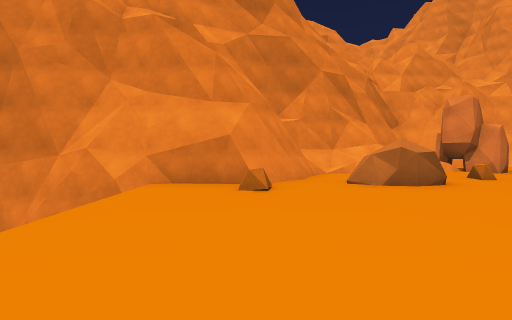
[1] (above)

24 first-person views from a walk through a Unity game level. The camera is 1.4 m above the floor, tilts 2° down and sees 80° across. The floor is counted in squares, 2 m on a side. Each view is taken from the middle of a square. On the plan, view 1 faces up. The plan holds only what a view shows up to about 10 squares ahead; the rest is blank. The place goes on beyond the plan. Some surface patterns are stand-ins.

[2]
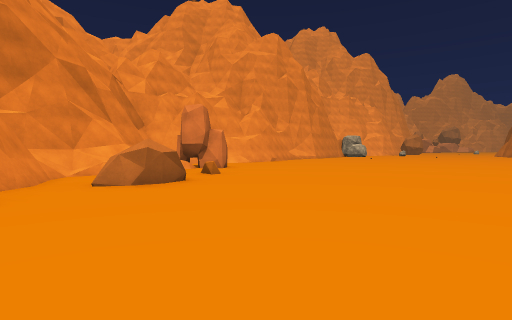

[3]
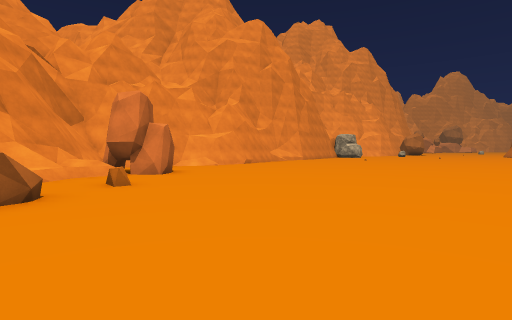

[4]
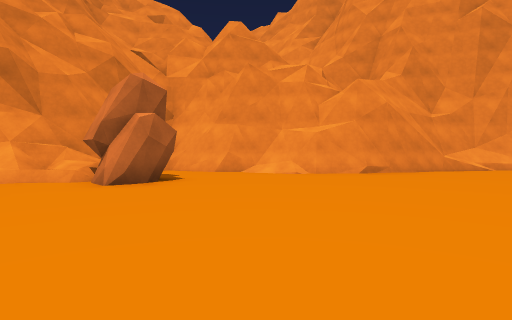

[5]
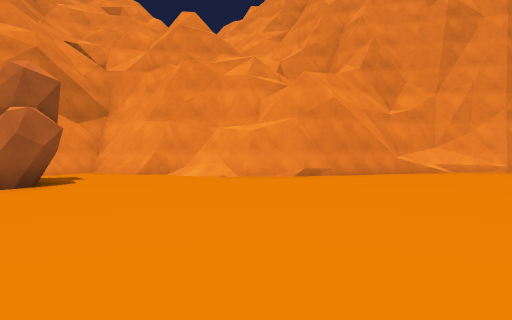

[6]
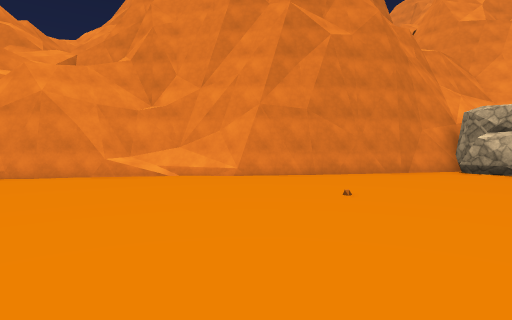

[7]
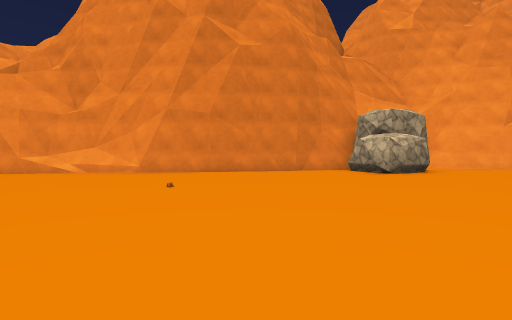

[8]
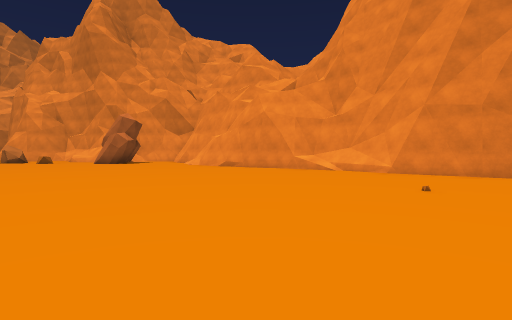

[9]
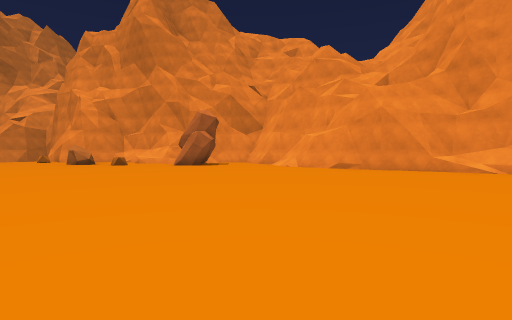

[10]
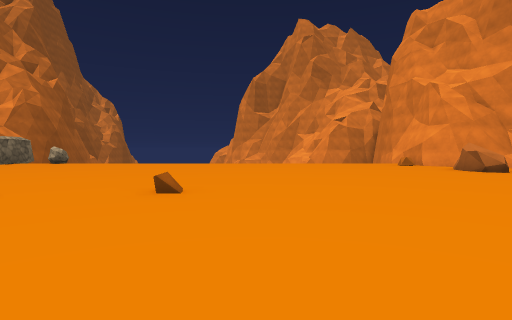

[11]
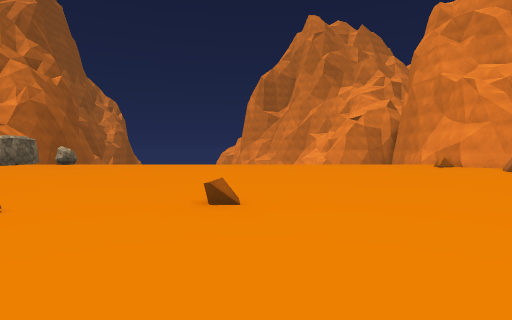

[12]
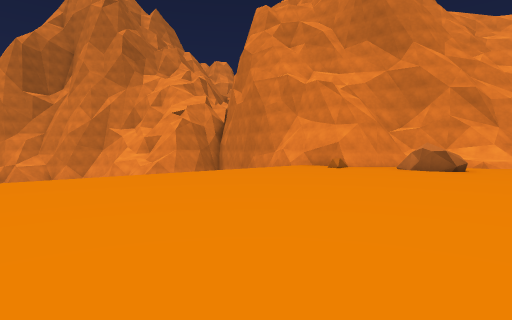

[13]
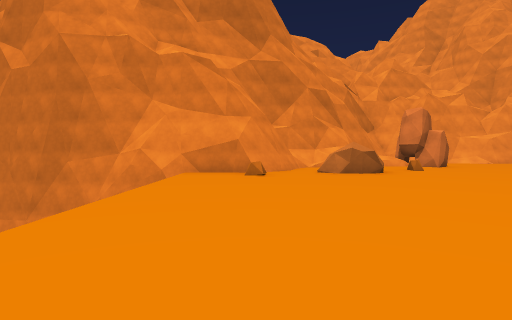

[14]
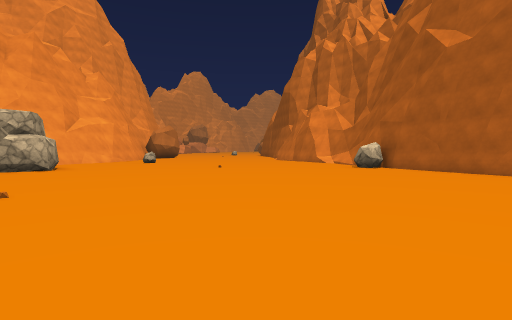

[15]
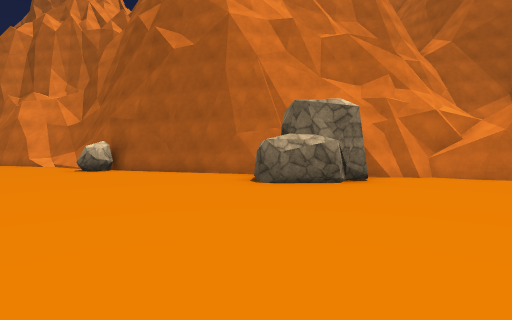

[16]
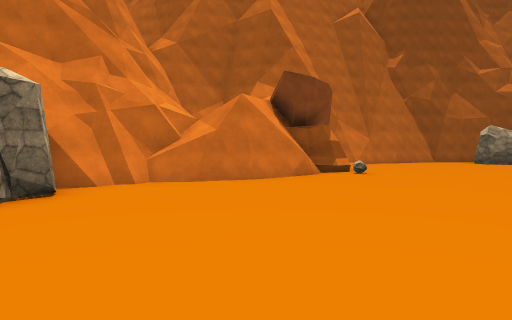

[17]
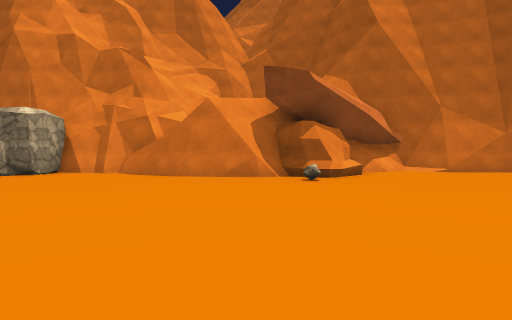

[18]
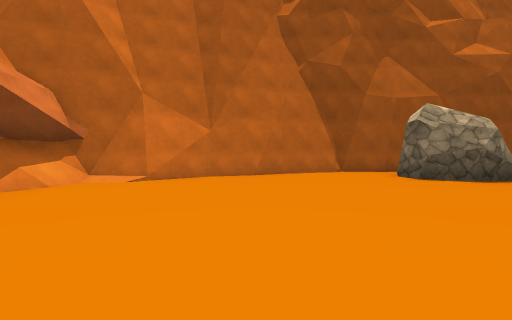

[19]
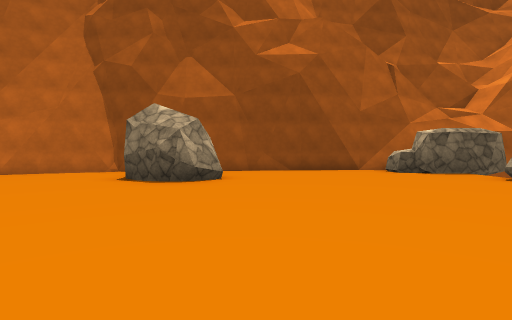

[20]
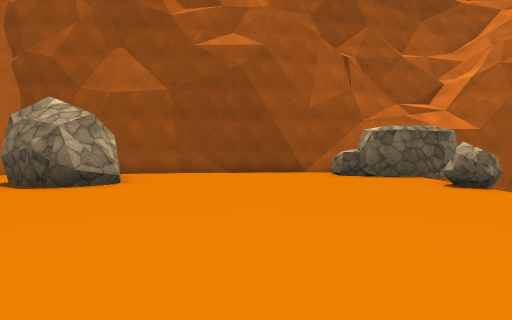

[21]
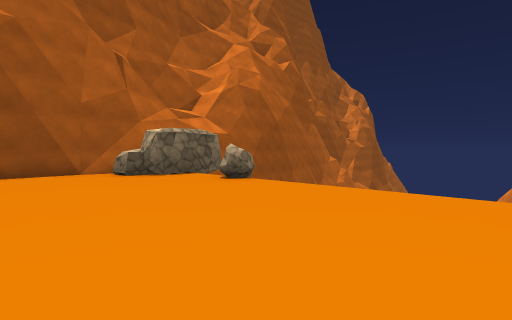

[22]
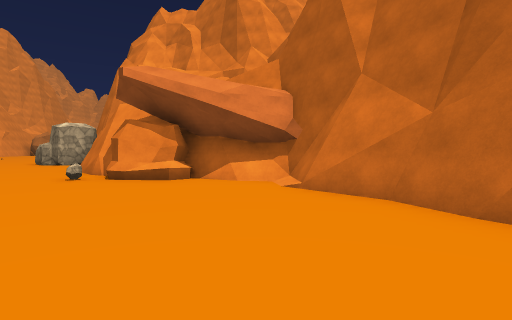

[23]
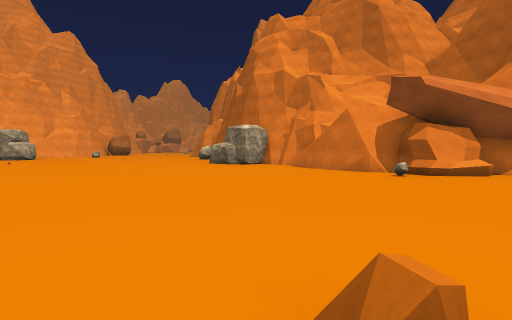

[24]
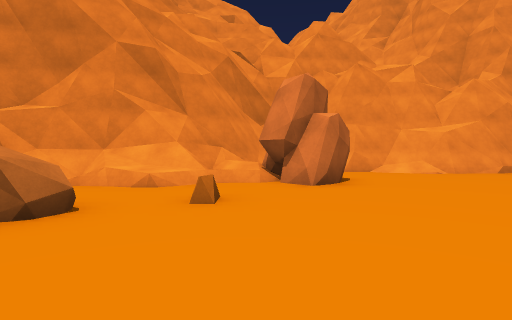

### Floor plan
Key: @ floor where view 1 was taken; # wall or solid block; x gap in a wall; . floor; / step, stairs or slope; = window, fence, low wall or low ledge; v drop or lower ground; R rock; O other object.
Columns run from 5 left of view 1 to 28 right of it. Each row starts with its distance up from view 1.
 15                              ####
 14                      #########.RRR
 13            ###########////......RR
 12         ####...//##...............
 11        ##/=RR.....................
 10       ##///RRR....................
  9       ##=//.R....................
  8       #..........................
  7 #######...O......................
  6 vvx..#.RRR.......................
  5    ..O...........................
  4    ...............................
  3    ...............................
  2    ..............................R
  1    ...............................
  0    ..@.....................RR..###
 -1    .......................RRR###
 -2    ..........O.............R
 -3    .......................##
 -4    .....................###
 -5    ...................###
 -6    .................R.#
 -7    .................RRR
 -8    .................RRR
 -9    ..................#
-10    .................##
-11    R......RRR......##
-12    .......RRR....###
-13   RRR..........###
-14 #   R....#######
-15 #   ######

Where each view was taken, in squares from view 1:
view 1: 0 up, 0 right, facing up
view 2: 0 up, 0 right, facing up-right
view 3: 1 up, 3 right, facing up-right
view 4: 3 up, 10 right, facing up
view 5: 4 up, 12 right, facing up
view 6: 5 up, 20 right, facing up
view 7: 4 up, 23 right, facing up
view 8: 4 up, 23 right, facing up-left
view 9: 2 up, 19 right, facing up-left
view 10: 1 down, 13 right, facing left
view 11: 2 down, 12 right, facing left
view 12: 5 down, 6 right, facing up-left
view 13: 3 down, 0 right, facing up
view 14: 6 up, 17 right, facing right
view 15: 5 up, 18 right, facing down-right
view 16: 3 up, 18 right, facing down
view 17: 0 up, 11 right, facing down-right
view 18: 4 down, 11 right, facing down
view 19: 4 down, 4 right, facing down
view 20: 5 down, 2 right, facing down
view 21: 5 down, 3 right, facing down-left
view 22: 10 down, 8 right, facing right
view 23: 2 down, 7 right, facing right
view 24: 3 up, 6 right, facing up
